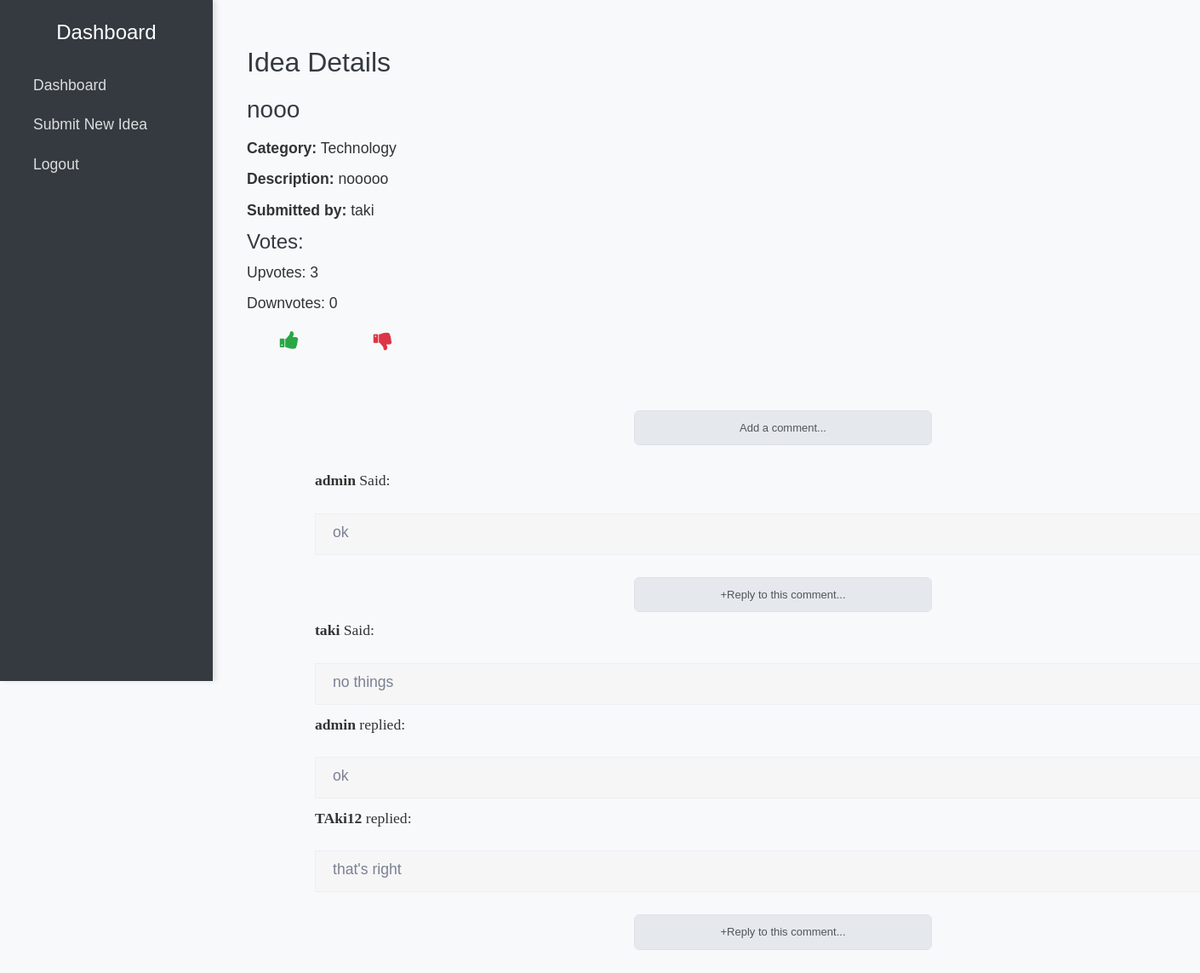
The page /idea/1 on the database its author committed.
### models.py (models this page shows, shortened)
class Idea(db.Model):
    id = db.Column(db.Integer, primary_key=True)
    title = db.Column(db.String(200), nullable=False)
    description = db.Column(db.Text, nullable=False)
    category = db.Column(db.String(50), nullable=False)
    submitter_id = db.Column(db.Integer, db.ForeignKey('user.id'), nullable=False)
    submission_date = db.Column(db.DateTime, default=db.func.current_timestamp())
    submitter = db.relationship('User', backref='ideas', lazy=True)

class User(UserMixin,db.Model):
    id = db.Column(db.Integer, primary_key=True)
    username = db.Column(db.String(80), nullable=False, unique=True)
    email = db.Column(db.String(120), nullable=False, unique=True)
    password_hash = db.Column(db.String(128), nullable=False)
    role = db.Column(db.String(20), default='submitter')
    is_active = db.Column(db.Boolean, default=True)
    def is_active(self):
        return self.is_active

class Comment(db.Model):
    id = db.Column(db.Integer, primary_key=True)
    idea_id = db.Column(db.Integer, db.ForeignKey('idea.id'), nullable=False)
    user_id = db.Column(db.Integer, db.ForeignKey('user.id'), nullable=False)
    content = db.Column(db.Text, nullable=False)
    timestamp = db.Column(db.DateTime, default=db.func.current_timestamp())
    parent_id = db.Column(db.Integer, db.ForeignKey('comment.id'), nullable=True)
    replies = db.relationship('Comment', backref=db.backref('parent', remote_side=[id]), lazy='selectin')

### app.py (the view)
@app.route('/idea/<int:idea_id>')
def view_idea(idea_id):
    idea = Idea.query.get_or_404(idea_id)
    upvotes = Vote.query.filter_by(idea_id=idea.id, vote_type='upvote').count()
    downvotes = Vote.query.filter_by(idea_id=idea.id, vote_type='downvote').count()
    comments = db.session.query(Comment, User.username).join(User).filter(
        Comment.idea_id == idea_id,
        Comment.parent_id == None
    ).order_by(Comment.timestamp.desc()).all()
    for i, (comment, username) in enumerate(comments):
        replies = db.session.query(Comment, User.username).join(User).filter(
            Comment.parent_id == comment.id
        ).order_by(Comment.timestamp.desc()).all()
        comments[i] = (comment, username, replies)
    return render_template(
        'view_idea.html',
        idea=idea,
        upvotes=upvotes,
        downvotes=downvotes,
        comments=comments
    )

### templates/view_idea.html (shortened to what this page needs)
<!DOCTYPE html>
<html lang="en">
<head>
    <link href="https://cdn.jsdelivr.net/npm/bootstrap@5.3.0-alpha1/dist/css/bootstrap.min.css" rel="stylesheet">
    <link rel="stylesheet" href="{{ url_for('static', filename='view.css') }}">
    <link href="https://maxcdn.bootstrapcdn.com/font-awesome/4.3.0/css/font-awesome.min.css" rel="stylesheet">
</head>
<body>
    <div class="col-md-3 col-lg-2 sidebar p-4">
        <h4 class="text-center mb-4">Dashboard</h4>
        <ul class="nav flex-column">
            <li class="nav-item">
                <a class="nav-link active" href="{{ url_for('dashboard') }}">Dashboard</a>
            </li>
            <li class="nav-item">
                <a class="nav-link" href="{{ url_for('submit_idea') }}">Submit New Idea</a>
            </li>
            <li class="nav-item">
                <a class="nav-link" href="{{ url_for('logout') }}">Logout</a>
            </li>
        </ul>
    </div>
    <div class="content container mt-4">
        <h2>Idea Details</h2>
        <h3>{{ idea.title }}</h3>
        <p><strong>Category:</strong> {{ idea.category }}</p>
        <p><strong>Description:</strong> {{ idea.description }}</p>
        <p><strong>Submitted by:</strong> {{ idea.submitter.username }}</p>
        <div>
            <h4>Votes:</h4>
            <p>Upvotes: {{ upvotes }}</p>
            <p>Downvotes: {{ downvotes }}</p>
        </div>
        <div class="d-flex my-3">
            <form action="{{ url_for('vote', idea_id=idea.id, vote_type='upvote') }}" method="POST" style="display:inline;">
                <button type="submit" class="btn btn-link p-0" title="Upvote">
                    <i class="fa fa-thumbs-up" style="font-size: 24px; color: #28a745;"></i>
                </button>
            </form>
            <form action="{{ url_for('vote', idea_id=idea.id, vote_type='downvote') }}" method="POST" style="display:inline;">
                <button type="submit" class="btn btn-link p-0" title="Downvote">
                    <i class="fa fa-thumbs-down" style="font-size: 24px; color: #dc3545;"></i>
                </button>
            </form>
        </div>
        <div class="comments-section ">
            <form method="POST" action="{{ url_for('add_comment', idea_id=idea.id) }}">
                <div class="d-flex justify-content-center pt-3 pb-2">
                    <input type="text" name="content" placeholder="Add a comment..." class="form-control addtxt" required>
                </div>
            </form>
        </div>
        {% for comment, username, replies in comments %}
        <div class="be-comment">
            <div class="be-comment-content">
                <span class="be-comment-name">
                    <p><strong>{{ username }}</strong> Said:</p>
                </span>
                <span class="be-comment-time">
                </span>
                <p class="be-comment-text">
                    {{ comment.content }}
                </p>
            </div>
        </div>
        <div class="be-comment">
            {% for reply, reply_username in replies %}
            <div class="be-comment-content">
                <span class="be-comment-name">
                    <p><strong>{{ reply_username }}</strong> replied:</p>
                </span>
                <span class="be-comment-time">
                </span>
                <p class="be-comment-text">
                    {{ reply.content }}
                </p>
            </div>
            {% endfor %}
        </div>
        <form method="POST" action="{{ url_for('add_comment', idea_id=idea.id) }}">
            <div class="d-flex justify-content-center pt-3 pb-2">
                <input type="text" name="content" placeholder="+Reply to this comment..." class="form-control addtxt" required>
            </div>
        </form>
        {% endfor %}
    </div>
</body>
</html>

### static/view.css (style rules this page uses)
body { font-family: 'Arial', sans-serif; background-color: #f8f9fa; color: #333; }
h2, h3, h4 { color: #343a40; }
.sidebar { background-color: #343a40; color: #fff; height: 100vh; position: fixed; top: 0; left: 0; width: 250px; padding-top: 20px; box-shadow: 4px 0 6px rgba(0, 0, 0, 0.1); }
.sidebar h4 { font-size: 1.5rem; margin-bottom: 30px; color: #fff; }
.sidebar .nav-link { color: #ddd; font-size: 1.1rem; padding: 10px 15px; border-radius: 5px; transition: background-color 0.3s; }
.content { margin-left: 260px; padding: 30px; }
.content h2 { font-size: 2rem; margin-bottom: 20px; }
.content h3 { font-size: 1.75rem; margin-bottom: 15px; }
.content p { font-size: 1.1rem; margin-bottom: 10px; }
.d-flex form { margin-right: 10px; }
.d-flex form button { width: 100px; font-size: 1rem; }
.comments-section { margin-top: 30px; padding: 20px; border-radius: 8px; }
.be-comment-content { margin-left: 80px; }
.be-comment-content span { display: inline-block; width: 49%; margin-bottom: 15px; }
.be-comment-name { font-size: 13px; font-family: 'Conv_helveticaneuecyr-bold'; }
.be-comment-time { text-align: right; }
.be-comment-time { font-size: 11px; color: #b4b7c1; }
.be-comment-text { font-size: 8px; line-height: 12px; color: #7a8192; display: block; background: #f6f6f7; border: 1px solid #edeff2; padding: 15px 20px 20px 20px; }
.addtxt { padding-top: 10px; padding-bottom: 10px; text-align: center; font-size: 13px; width: 350px; background-color: #e5e8ed; font-weight: 500; }

### rows shown on the page
Idea: title "nooo", category "Technology", description "nooooo"
User: submitter.username "taki"
Comment: username "admin", content "ok"
Comment: username "taki", content "no things"
Comment: username "admin", content "ok"
Comment: username "TAki12", content "that's right"

### other values the page prints
{{ upvotes }} "3"
{{ downvotes }} "0"
